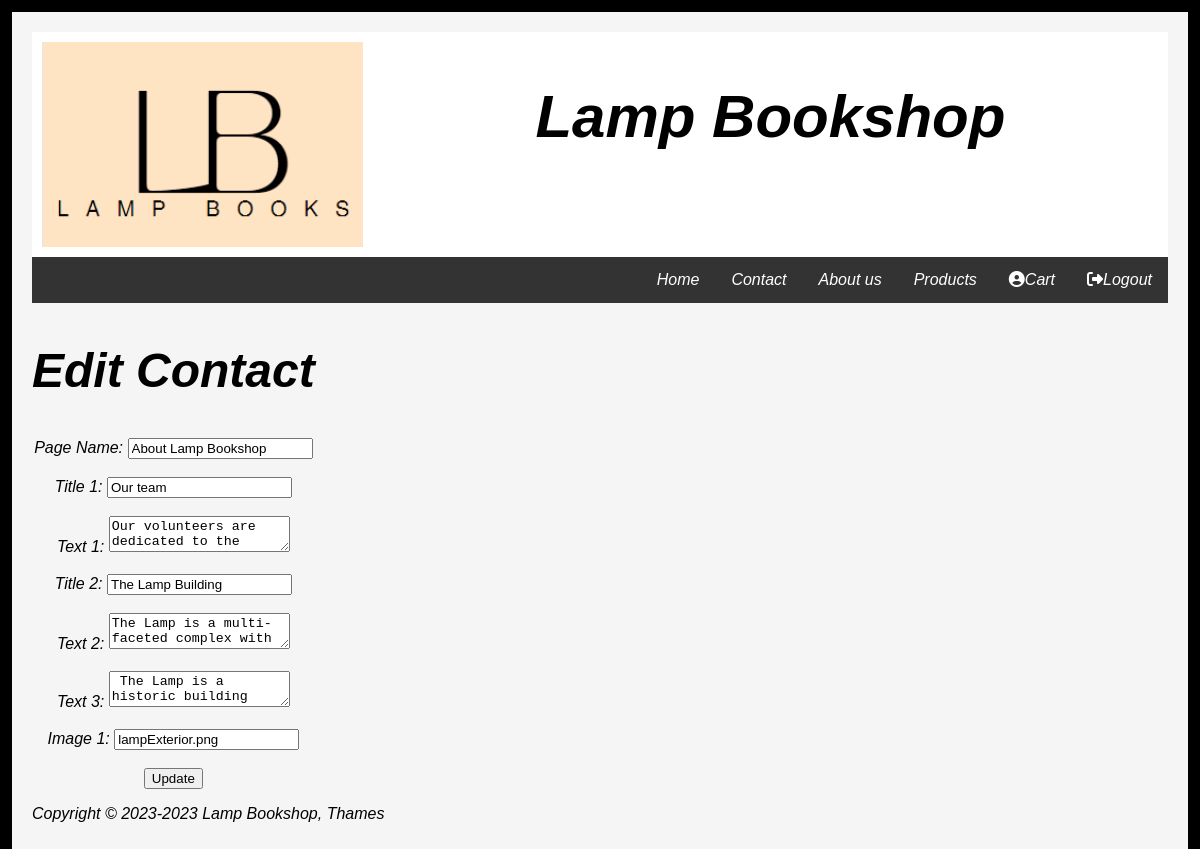
The page /admin/pages_edit.php?id=1 (signed in) on the database as committed earlier.
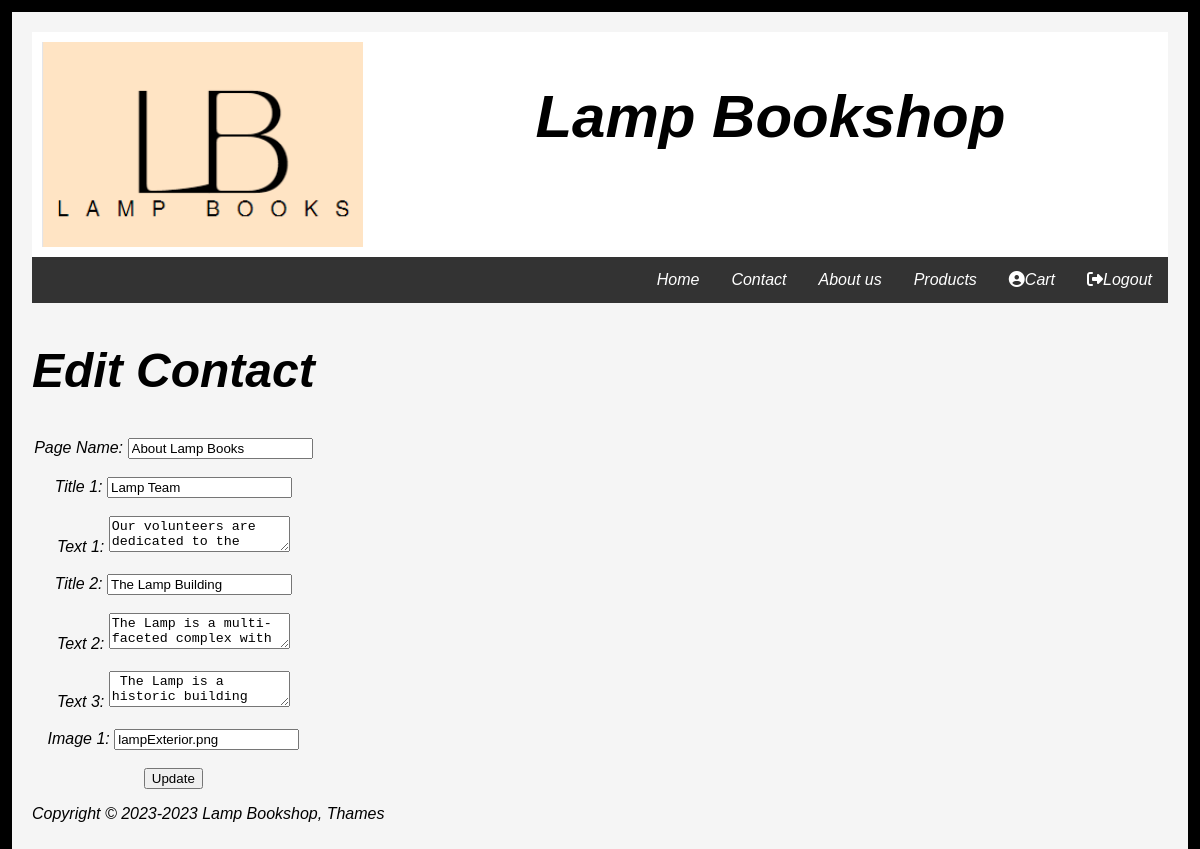
The same page on the database as committed later.
### tables this page shows
CREATE TABLE IF NOT EXISTS `pages` (
  `id` int NOT NULL AUTO_INCREMENT,
  `page_name` varchar(50) NOT NULL,
  `title1` varchar(100) NOT NULL,
  `text1` text NOT NULL,
  `image1` varchar(50) NOT NULL,
  `title2` varchar(50) NOT NULL,
  `text2` text NOT NULL,
  `text3` text NOT NULL,
  PRIMARY KEY (`id`)
);

### admin/pages_edit.php (the view, shortened to what this page needs)
<!DOCTYPE html>
<html lang="en">
    <?php
if (!isset($_SESSION['loggedin'])) {
    header('Location: phplogin/login.php');
}else{
    ?>
<head>
    <link href="../css/style.css" rel="stylesheet" type="text/css">
</head>
<div class="wrapper">
    <body>
     <?php
if (isset($_SESSION['loggedin'])) {
     if ($_SESSION['name'] == 'admin'){
        include '../adminheader.php';
    }
    else{
    include 'loginheader.php';}
}
        else{
        include 'header.php';}
        ?>
         <div class="row">
       <div class="main">
             <?php
    require_once '../setup.php';
if(isset($_GET['id'])) {
    $id = $_GET['id'];
    $query = "SELECT * FROM pages WHERE id = ?";
    $stmt = mysqli_prepare($conn, $query);
    mysqli_stmt_bind_param($stmt, "i", $id);
    mysqli_stmt_execute($stmt);
    $result = mysqli_stmt_get_result($stmt);
if(mysqli_num_rows($result) === 1) {
        $row = mysqli_fetch_assoc($result);
}
    else {
echo 'No record found with the provided ID.';
    }
} else {
    echo 'ID parameter not provided.';
}
        ?>
<h2>Edit Contact</h2>
<form method="post" action="pages_update.php">
<label for="page_name">Page Name:</label>
<input type="text" id="page_name" name="page_name" value="<?php echo $row['page_name']; ?>"><br><br>
<label for="title1">Title 1:</label>
<input type="text" id="title1" name="title1" value="<?php echo $row['title1']; ?>"><br><br>
    <label for="text1">Text 1:</label>
<textarea id="text1" name="text1"><?php echo $row['text1']; ?></textarea><br><br>
<label for="title2"> Title 2:</label>
<input type="title2" id="text1" name="title2" value="<?php echo $row['title2']; ?>"><br><br>
<label for="text2">Text 2:</label>
<textarea id="text2" name="text2"><?php echo $row['text2']; ?></textarea><br><br>
<label for="text3">Text 3:</label>
<textarea id="text3" name="text3"><?php echo $row['text3']; ?></textarea><br><br>
    <label for="image1"> Image 1:</label>
<input type="image1" id="image1" name="image1" value="<?php echo $row['image1']; ?>"><br><br>
<input type="submit" value="Update">
</form>
             </div>
    </div>
          <?php include '../footer.php';
}?>
    </body>
    </div>
</html>

Rows that differ between the two databases and show on the page:
changed pages "The Lamp Building": page_name "About Lamp Bookshop" → "About Lamp Books"; title1 "Our team" → "Lamp Team"
